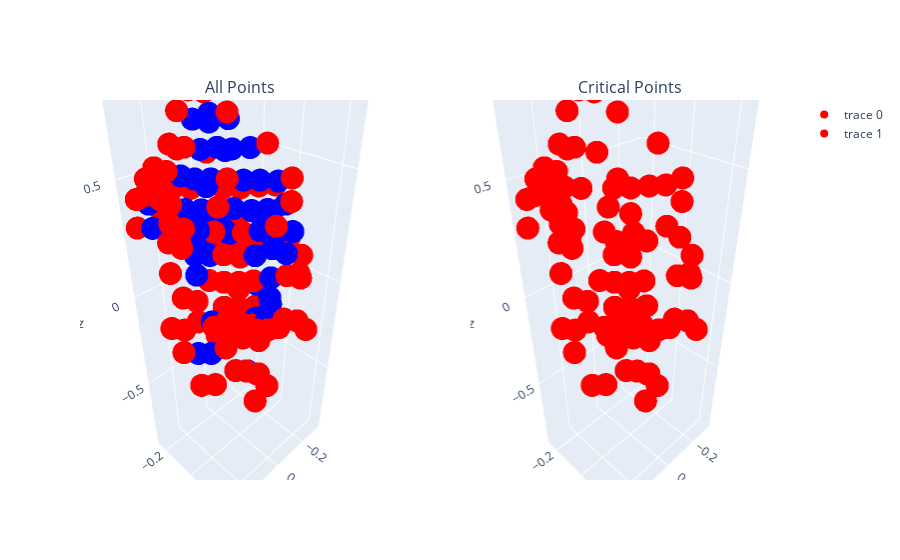

The code cell stored with this chart in its notebook:
### Code cell
plot_crit_points_from_file(model, 'data/sweeps/PEDESTRIAN/11.txt', 200)

### Figure 1 — Plotly figure (JSON) as saved in the notebook; plotly's stock layout.template omitted (floating-point values rounded to 4 significant figures; data arrays with more than 128 entries replaced by an {"elided": "..."} marker saying what was removed)
{"data": [{"line": {"color": "rgba(0,0,0,0)"}, "marker": {"color": {"elided": "200 str values"}}, "scene": "scene", "type": "scatter3d", "x": {"elided": "200 float values"}, "y": {"elided": "200 float values"}, "z": {"elided": "200 float values"}}, {"line": {"color": "rgba(0,0,0,0)"}, "marker": {"color": "red"}, "scene": "scene2", "type": "scatter3d", "x": {"elided": "144 float values"}, "y": {"elided": "144 float values"}, "z": {"elided": "144 float values"}}], "layout": {"annotations": [{"font": {"size": 16}, "showarrow": false, "text": "All Points", "x": 0.225, "xanchor": "center", "xref": "paper", "y": 1, "yanchor": "bottom", "yref": "paper"}, {"font": {"size": 16}, "showarrow": false, "text": "Critical Points", "x": 0.775, "xanchor": "center", "xref": "paper", "y": 1, "yanchor": "bottom", "yref": "paper"}], "scene": {"domain": {"x": [0, 0.45], "y": [0, 1]}}, "scene2": {"domain": {"x": [0.55, 1], "y": [0, 1]}}}}
